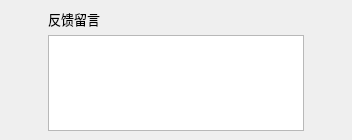
        <widget class="QWidget" name="widget_information_feedback_text_2" native="true">
         <property name="minimumSize">
          <size>
           <width>0</width>
           <height>140</height>
          </size>
         </property>
         <property name="maximumSize">
          <size>
           <width>16777215</width>
           <height>140</height>
          </size>
         </property>
         <property name="styleSheet">
          <string notr="true"/>
         </property>
         <layout class="QHBoxLayout" name="horizontalLayout_69">
          <property name="leftMargin">
           <number>30</number>
          </property>
          <property name="topMargin">
           <number>0</number>
          </property>
          <property name="rightMargin">
           <number>30</number>
          </property>
          <property name="bottomMargin">
           <number>0</number>
          </property>
          <item>
           <widget class="QWidget" name="widget_information_feedback_text_border_2" native="true">
            <property name="styleSheet">
             <string notr="true">QWidget#widget_information_feedback_text_border_{
border: 2px solid #8f8f91;}</string>
            </property>
            <layout class="QHBoxLayout" name="horizontalLayout_72">
             <property name="topMargin">
              <number>0</number>
             </property>
             <property name="bottomMargin">
              <number>0</number>
             </property>
             <item>
              <widget class="QWidget" name="widget_information_feedback_text_inside_2" native="true">
               <layout class="QVBoxLayout" name="verticalLayout_35">
                <item>
                 <widget class="QLabel" name="label_information_feedback_text_sign_2">
                  <property name="minimumSize">
                   <size>
                    <width>80</width>
                    <height>0</height>
                   </size>
                  </property>
                  <property name="maximumSize">
                   <size>
                    <width>80</width>
                    <height>16777215</height>
                   </size>
                  </property>
                  <property name="font">
                   <font>
                    <family>微软雅黑</family>
                    <pointsize>10</pointsize>
                   </font>
                  </property>
                  <property name="styleSheet">
                   <string notr="true">/*QLabel { 
    border-radius: 8px; 
    min-width: 120px;
    min-height: 40px;
	background-color: rgb(216, 255, 164);
	color: rgb(0, 85, 255);
	font: 75 10pt &quot;微软雅黑&quot;;
 }*/</string>
                  </property>
                  <property name="text">
                   <string>反馈留言</string>
                  </property>
                 </widget>
                </item>
                <item>
                 <widget class="QTextEdit" name="QTextEdit_case_entry_information_feedback_text"/>
                </item>
               </layout>
              </widget>
             </item>
            </layout>
           </widget>
          </item>
         </layout>
        </widget>
